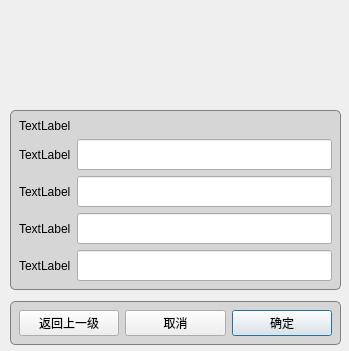
<?xml version="1.0" encoding="UTF-8"?>
<ui version="4.0">
 <class>NetConfigDialog</class>
 <widget class="QDialog" name="NetConfigDialog">
  <property name="geometry">
   <rect>
    <x>0</x>
    <y>0</y>
    <width>349</width>
    <height>351</height>
   </rect>
  </property>
  <property name="windowTitle">
   <string>网络及数据库配置</string>
  </property>
  <widget class="QWidget" name="layoutWidget">
   <property name="geometry">
    <rect>
     <x>10</x>
     <y>110</y>
     <width>331</width>
     <height>235</height>
    </rect>
   </property>
   <layout class="QVBoxLayout" name="verticalLayout">
    <item>
     <widget class="QWidget" name="gridWidget" native="true">
      <property name="styleSheet">
       <string notr="true">QWidget#gridWidget
{
border: 1px solid gray;
border-radius:5px; 
padding: 0px 10px 0px 20px;
background:rgb(214, 214, 214)
}</string>
      </property>
      <layout class="QGridLayout" name="gridLayout">
       <item row="4" column="0">
        <widget class="QLabel" name="label_6">
         <property name="text">
          <string>TextLabel</string>
         </property>
        </widget>
       </item>
       <item row="3" column="0">
        <widget class="QLabel" name="label_5">
         <property name="text">
          <string>TextLabel</string>
         </property>
        </widget>
       </item>
       <item row="1" column="0" colspan="2">
        <widget class="QLabel" name="label_4">
         <property name="text">
          <string>TextLabel</string>
         </property>
        </widget>
       </item>
       <item row="4" column="1">
        <widget class="QLineEdit" name="lineEdit_5">
         <property name="font">
          <font>
           <family>幼圆</family>
           <pointsize>12</pointsize>
          </font>
         </property>
        </widget>
       </item>
       <item row="3" column="1">
        <widget class="QLineEdit" name="lineEdit_4">
         <property name="font">
          <font>
           <family>幼圆</family>
           <pointsize>12</pointsize>
          </font>
         </property>
        </widget>
       </item>
       <item row="5" column="0">
        <widget class="QLabel" name="label_8">
         <property name="text">
          <string>TextLabel</string>
         </property>
        </widget>
       </item>
       <item row="5" column="1">
        <widget class="QLineEdit" name="lineEdit_6">
         <property name="font">
          <font>
           <family>幼圆</family>
           <pointsize>12</pointsize>
          </font>
         </property>
        </widget>
       </item>
       <item row="2" column="0">
        <widget class="QLabel" name="label_7">
         <property name="text">
          <string>TextLabel</string>
         </property>
        </widget>
       </item>
       <item row="2" column="1">
        <widget class="QLineEdit" name="lineEdit_3">
         <property name="font">
          <font>
           <family>幼圆</family>
           <pointsize>12</pointsize>
          </font>
         </property>
        </widget>
       </item>
      </layout>
     </widget>
    </item>
    <item>
     <spacer name="verticalSpacer">
      <property name="orientation">
       <enum>Qt::Vertical</enum>
      </property>
      <property name="sizeHint" stdset="0">
       <size>
        <width>20</width>
        <height>40</height>
       </size>
      </property>
     </spacer>
    </item>
    <item>
     <widget class="QWidget" name="hw" native="true">
      <property name="styleSheet">
       <string notr="true">QWidget#hw
{
border: 1px solid gray;
border-radius:5px; 
padding: 0px 10px 0px 20px;
background:rgb(214, 214, 214)
}</string>
      </property>
      <layout class="QHBoxLayout" name="horizontalLayout">
       <item>
        <widget class="QPushButton" name="pushButton_3">
         <property name="focusPolicy">
          <enum>Qt::NoFocus</enum>
         </property>
         <property name="text">
          <string>返回上一级</string>
         </property>
        </widget>
       </item>
       <item>
        <widget class="QPushButton" name="pushButton_2">
         <property name="focusPolicy">
          <enum>Qt::NoFocus</enum>
         </property>
         <property name="text">
          <string>取消</string>
         </property>
        </widget>
       </item>
       <item>
        <widget class="QPushButton" name="pushButton">
         <property name="text">
          <string>确定</string>
         </property>
        </widget>
       </item>
      </layout>
     </widget>
    </item>
   </layout>
  </widget>
 </widget>
 <tabstops>
  <tabstop>lineEdit_3</tabstop>
  <tabstop>lineEdit_4</tabstop>
  <tabstop>lineEdit_5</tabstop>
  <tabstop>lineEdit_6</tabstop>
 </tabstops>
 <resources/>
 <connections/>
</ui>
